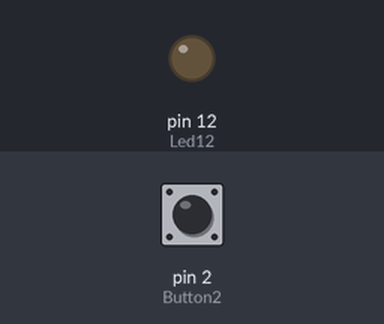
This sketch was run on a simulated Arduino Uno, built with avr-gcc and run on an emulated ATmega328P. Shown: output pins drawn as LEDs (lit = HIGH). The inputs (shaded band) are chosen by the test bench; at power-on: pin 2 (Button2) LOW.

Above: at 1.2 s.
1.3 s: pin 2 (Button2) pulled HIGH for 0.15 s
At 1.4 s:
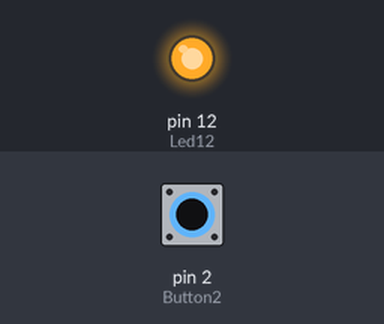
3.0 s: pin 2 (Button2) pulled HIGH for 3.2 s
At 7.4 s:
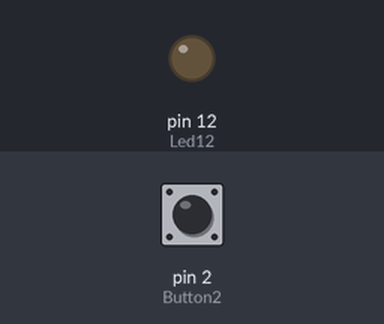
Timing chart, 0 to 8.9 s (numbered marks = the images above; inputs shaded):
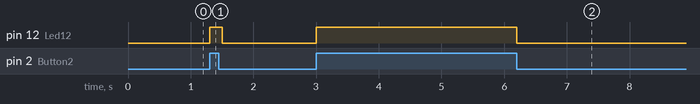

Measured:
- after the input at 1.3 s, pin 12 (Led12): LOW → HIGH at once, → LOW 0.20 s later
- after the input at 3.0 s, pin 12 (Led12): LOW → HIGH at once, → LOW 3.2 s later

The sketch:

es1ButtonLed.ino
```cpp
const int Led12= 12;
const int Button2= 2 ;
int buttonState=0;

void setup(){
pinMode(Led12,OUTPUT);
pinMode(Button2,INPUT);

Serial.begin(9600);
}

void loop(){

  buttonState=digitalRead(Button2);

  if(buttonState==HIGH){
    digitalWrite(Led12,HIGH);
    delay(100);
  }else{
    digitalWrite(Led12,LOW);
    delay(100);
  }
}
```
